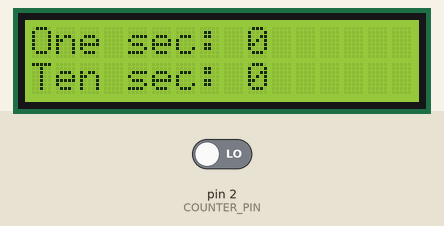
This sketch was run on a simulated Arduino Uno, built with avr-gcc and run on an emulated ATmega328P. Shown: 16×2 character LCD. The test bench sets the inputs (shaded band); at power-on: pin 2 (COUNTER_PIN) LOW.

Above: at 1.2 s.
1.3 s: pin 2 (COUNTER_PIN) driven HIGH
At 2.9 s:
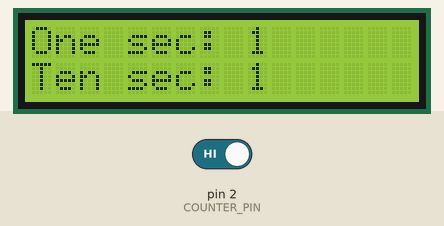
At 4.1 s:
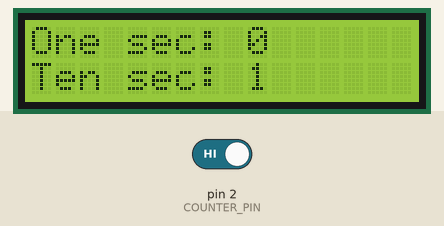
Timing chart, 0 to 5.6 s (numbered marks = the images above; inputs shaded):
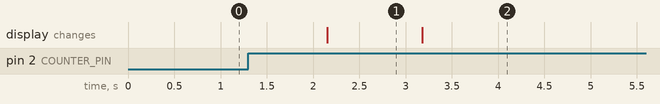

The sketch:

LCD_I2C_counter.ino
```cpp
#include <Wire.h>
#include <LiquidCrystal_I2C.h>
#include "TimerOne.h"

#define COUNTER_PIN 2

// address 0x27 a 16 chars on 2 lines
LiquidCrystal_I2C lcd(0x27,16,2);

uint32_t g_counter = 0;
uint32_t lastTenMem[10];
int lastTenPointer = 0;
uint32_t oneSec = 0;
uint32_t tenSec = 0;

void ISR_counter()
{
  g_counter++;
}

void ISR_timer()
{
  static int loopCount = 0;
  lastTenMem[loopCount] = g_counter;
  oneSec = g_counter;
  tenSec = 0;
  for(int i=0; i<10; i++)
    tenSec += lastTenMem[i];

  g_counter = 0;
  loopCount++;
  if(loopCount % 10 == 0)
    loopCount = 0;
}

void setup()
{
  lcd.init();
  lcd.backlight();
  for(int i=0;i<10;i++)
    lastTenMem[i] = 0;
  attachInterrupt(digitalPinToInterrupt(COUNTER_PIN), ISR_counter, RISING);
  Timer1.initialize(1000000);
  Timer1.attachInterrupt(ISR_timer);
}

void loop()
{
  lcd.setCursor(0,0);
  lcd.print("One sec: ");
  lcd.print(oneSec);
  lcd.print("     ");

  lcd.setCursor(0,1);
  lcd.print("Ten sec: ");
  lcd.print(tenSec);
  lcd.print("     ");

  delay(1000);
}
```

Measured:
- after the input at 1.3 s, the display: changes after 0.85 s (image 1)
- what the display in image 1 shows lasts 1.0 s, from 2.2 s to 3.2 s
